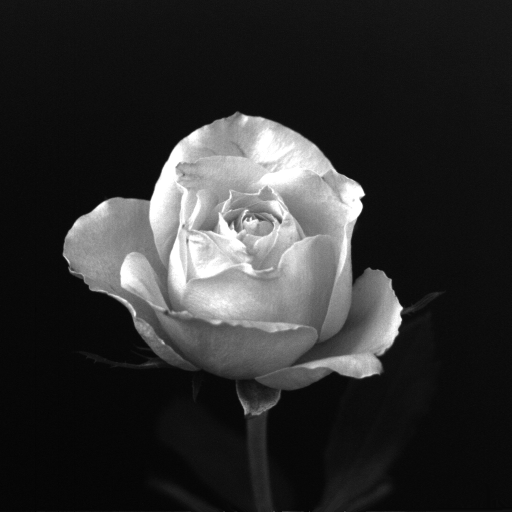
%> input picture rose.tif, 1024 x 1024 px (shown at 1/2 size)
$ octave testPassFilterM.m   (GNU Octave 9; MATLAB toolbox functions it lacks are replaced by stand-ins)
%> lines starting %> are read from the running program, lines starting %| are printed output that depends on the picture; in (x1, y1, x2, y2) boxes, pixels count from 0 and x2, y2 are one past the last pixel; in counts of white or black regions, pixels touching at a corner belong together; the program's own positions count from 1
### centerImage.m
function [ bild ] = centerImage( bild )
	[H, B]=size(bild);
	bild = bild(mod(floor(H/2):floor(H*3/2-1),H)+1, mod(floor(B/2):floor(B*3/2-1),B)+1);
end

### imshowCompl.m
function [ p ] = imshowCompl( bild, titel )
	if nargin < 2
		titel='.';
	end
	p=figure;
	subplot(1,2,1);
	imshow(real(bild),[]);
	title(['re(',titel,')']);

	subplot(1,2,2);
	imshow(imag(bild),[]);
	title(['im(',titel,')']);
end

### testPassFilterM.m
clear all;
close all;
bild=im2double(imread('rose.tif'));
%> bild: size 1024x1024 double; min 0, max 1, mean 0.183

bild=imresize(bild, 1/16);
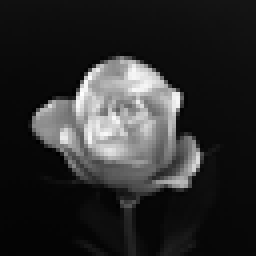
%> bild: size 64x64 double (shown 4 times larger); min 0.00512, max 1.04, mean 0.183; drawn with min black and max white

imshow(bild);
title('urbild'); figure;

[H, B]=size(bild);
%> H = 64; B = 64
fourier=centerImage(fft2(bild)/numel(bild));

imshowCompl(fourier,'fourier');

wert=10;
wert=wert^2;
t=ones(H,B)*255;
for j=1:H
    for k=1:B
        fprintf('j:%.f k:%.f q:%.f \n', j, k, (j-H/2)^2+(k-B/2)^2);
        if (j-H/2)^2+(k-B/2)^2 <= wert
            fourier(j, k)=0;
            t(j,k)=0;
%            fprintf('%.f %.f\n',j,k);
        end
    end
end
%> this loop made 64 passes
%> (printed output is left out)
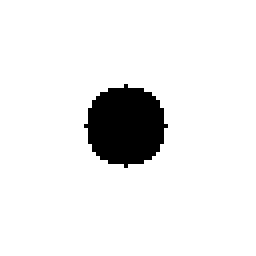
%> t: size 64x64 double (shown 4 times larger); 92.3% white; 1 black region, box (x1, y1, x2, y2) and area: (21, 21, 42, 42) 317
imshow(t);
title('t');

figure;
imshowCompl(fourier, 'filtered');
%> call 2 of imshowCompl, with titel = 'filtered'
%> in imshowCompl (call 2), `imshow(imag(bild),[]);`:
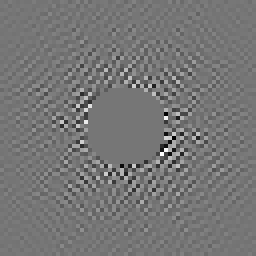
%> displayed picture: size 64x64, on the screen's scale of 0 to 255 (shown 4 times larger); min 0, max 255, mean 117.7

Ifourier = ifft2(fourier);

imshowCompl(Ifourier,'inverse');
%> call 3 of imshowCompl, with titel = 'inverse'
%> in imshowCompl (call 3), `imshow(real(bild),[]);`:
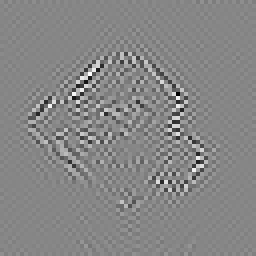
%> displayed picture: size 64x64, on the screen's scale of 0 to 255 (shown 4 times larger); min 0, max 255, mean 134
%> in imshowCompl (call 3), `imshow(imag(bild),[]);`:
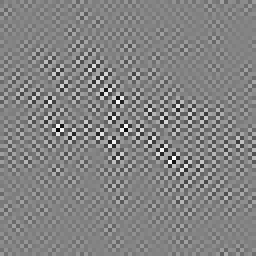
%> displayed picture: size 64x64, on the screen's scale of 0 to 255 (shown 4 times larger); min 0, max 255, mean 130.8

imshow(abs(Ifourier),[]);
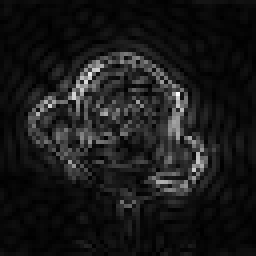
%> displayed picture: size 64x64, on the screen's scale of 0 to 255 (shown 4 times larger); min 0, max 255, mean 24.7
title('|inverse|'); figure;

unterschied = bild - Ifourier;
imshowCompl(unterschied,'unterschied');
%> call 4 of imshowCompl, with titel = 'unterschied'
%> in imshowCompl (call 4), `imshow(imag(bild),[]);`:
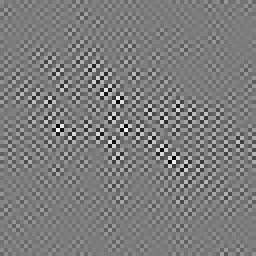
%> displayed picture: size 64x64, on the screen's scale of 0 to 255 (shown 4 times larger); min 0, max 255, mean 124.2

imshow(abs(unterschied),[]);
title('|unteschied|');

$ run again, with white_rectangle.tif copied over rose.tif
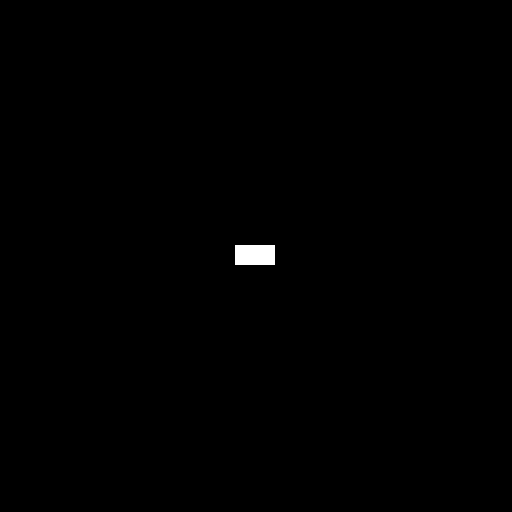
%> input picture white_rectangle.tif, 512 x 512 px
%> the loop `for j=1:H` made 32 passes
%> (printed output is left out)
%> after the loop `for j=1:H`:
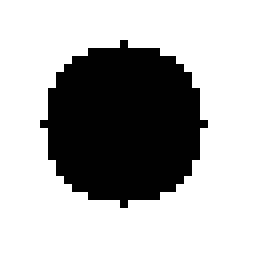
%> t: size 32x32 double (shown 8 times larger); 69% white; 1 black region, box (x1, y1, x2, y2) and area: (5, 5, 26, 26) 317
%> in imshowCompl (call 4), `imshow(imag(bild),[]);`:
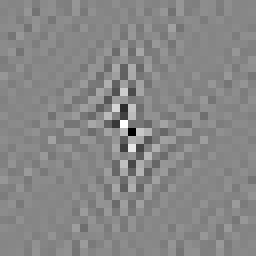
%> displayed picture: size 32x32, on the screen's scale of 0 to 255 (shown 8 times larger); min 0, max 255, mean 135.1
